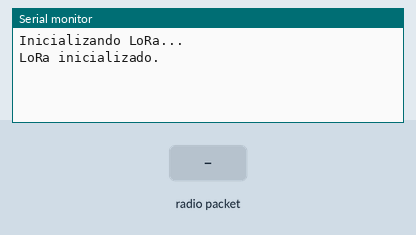
Recording of a sketch running on a simulated Arduino Uno, built with avr-gcc and run on an emulated ATmega328P. Shown: the last lines printed to the serial monitor. The test bench sets the inputs (shaded band). No radio packets arrive unless stated.

Above: at 1.2 s.
1.3 s: radio packet "1" arrives
At 2.5 s:
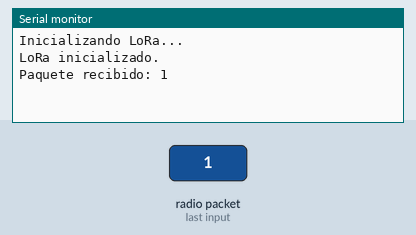
2.8 s: radio packet "0" arrives
At 3.7 s:
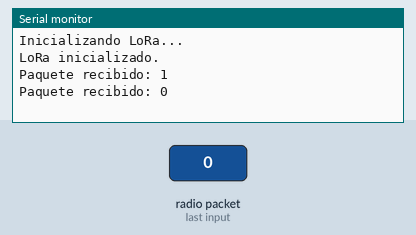
4.3 s: radio packet "2" arrives
At 4.8 s:
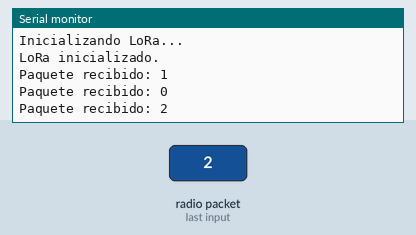

Measured:
- after the input at 1.3 s, the serial monitor: prints a new line at once (image 1)
- after the input at 2.8 s, the serial monitor: prints a new line at once (image 2)
- after the input at 4.3 s, the serial monitor: prints a new line at once (image 3)

The sketch:

Reseptor.ino
```cpp
#include <LoRa.h>

void setup() {
  Serial.begin(9600);
  while (!Serial);

  // Inicializa LoRa
  Serial.println("Inicializando LoRa...");
  if (!LoRa.begin(915E6)) {  // Configura la frecuencia a 915 MHz
    Serial.println("Error al inicializar LoRa");
    while (1);
  }
  Serial.println("LoRa inicializado.");
}

void loop() {
  int packetSize = LoRa.parsePacket();
  if (packetSize) {
    // Si llega un paquete
    Serial.print("Paquete recibido: ");
    while (LoRa.available()) {
      Serial.print((char)LoRa.read());
    }
    Serial.println();
  }
}
```
